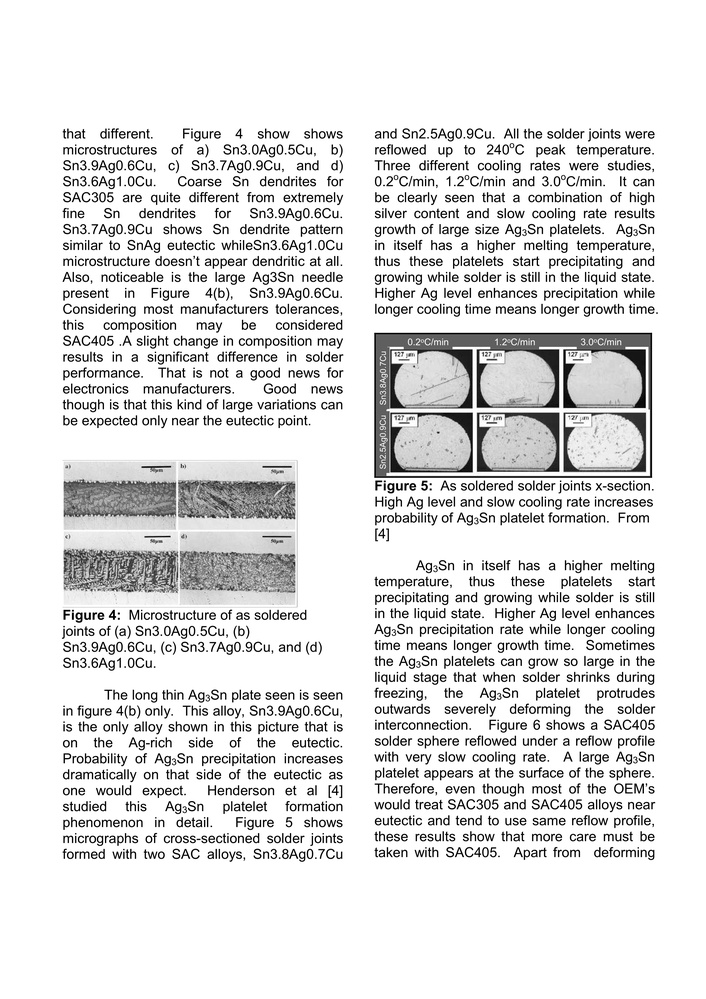
#> input picture tmp.jpg, 706 x 999 px, shrunk from 2479 x 3508 before the run
$ python 77676.py
#> lines starting #> are read from the running program, lines starting #| are printed output that depends on the picture; after the words box and inside, x2 and y2 are one past the last pixel; in counts of white or black regions, pixels touching at a corner belong together
import cv2
import matplotlib.pyplot as plt
import numpy

im = cv2.imread('tmp.jpg')
#> im is the input picture: shape (999, 706, 3); min 0, max 255, mean 226.7


cv2.rectangle(im, (1, 1), (18,78), (1,1,1), 5)
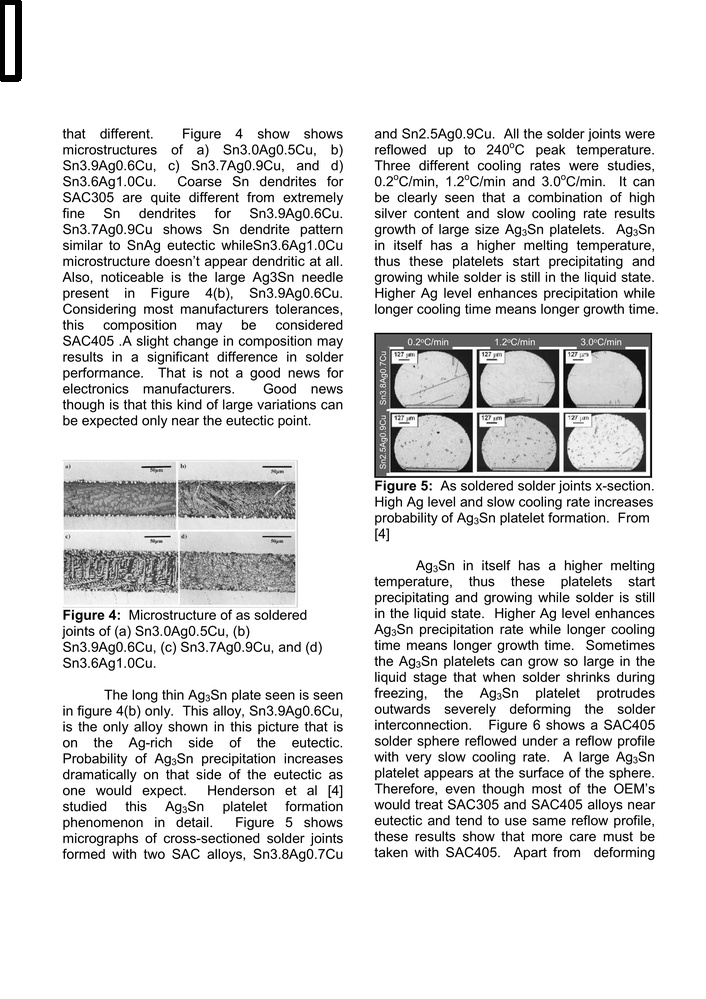
#> im: shape (999, 706, 3); 0.16% of pixels changed, all inside (x1, y1, x2, y2) = (0, 0, 22, 82)
plt.imshow(im)
plt.axis('off')
plt.show()

$ run again, with test2.jpg copied over tmp.jpg
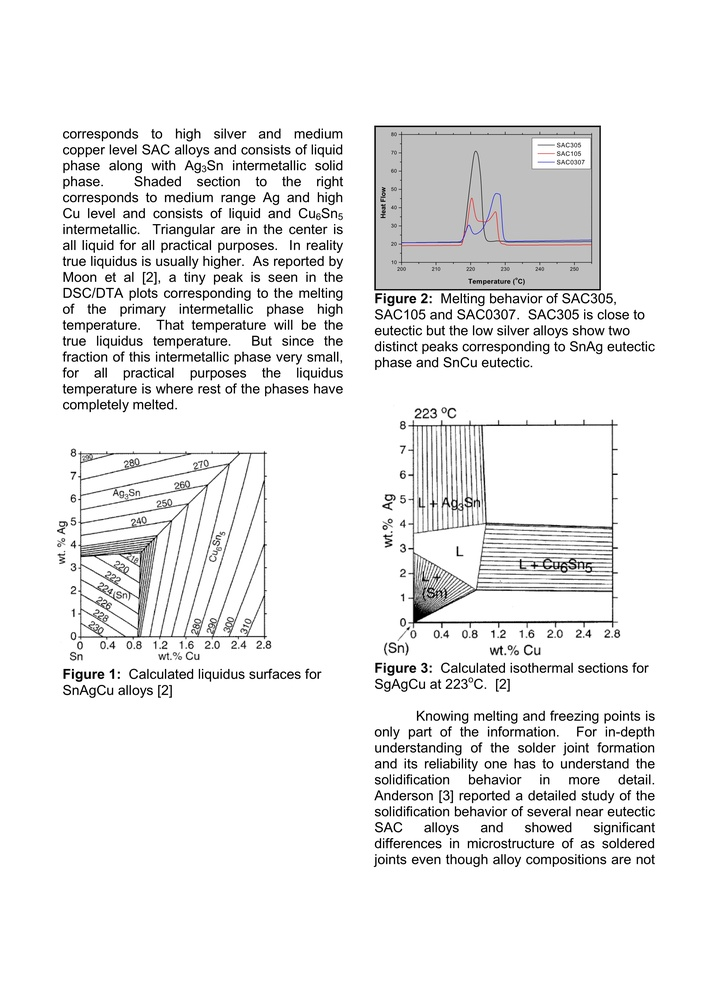
#> input picture test2.jpg, 706 x 999 px, shrunk from 2479 x 3508 before the run
#> im is the input picture: shape (999, 706, 3); mean B, G, R 237.1, 237.1, 237.1
#> `cv2.rectangle(im, (1, 1), (18,78), (1,1,1), 5)`:
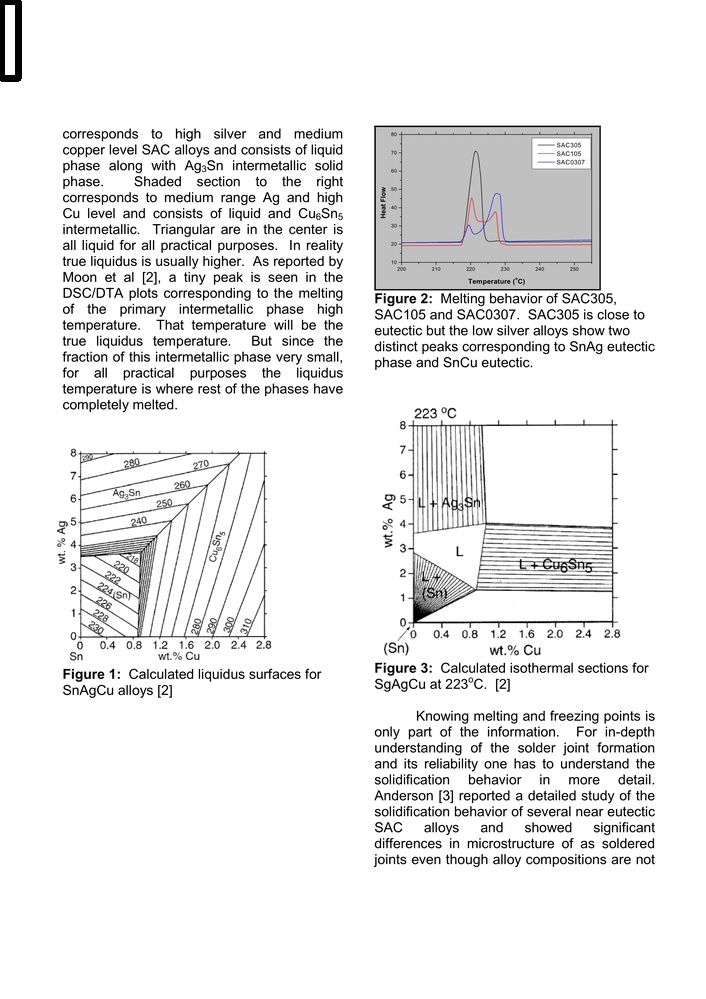
#> im: shape (999, 706, 3); 0.16% of pixels changed, all inside (x1, y1, x2, y2) = (0, 0, 22, 82)

$ run again, with 55.Jpeg copied over tmp.jpg
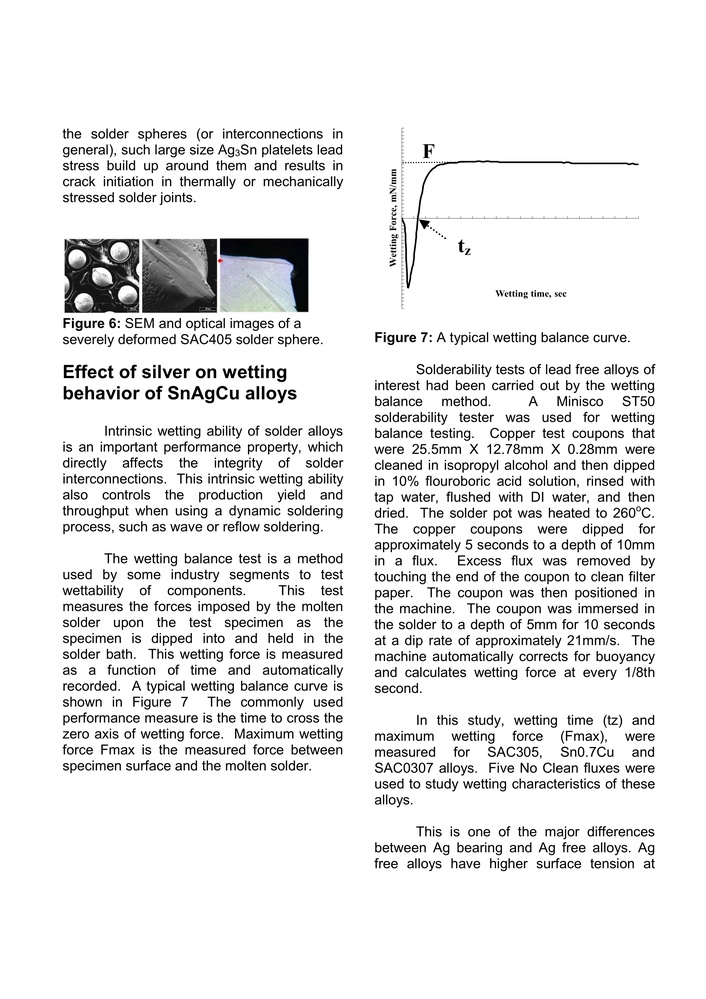
#> input picture 55.Jpeg, 706 x 999 px, shrunk from 2479 x 3508 before the run
#> im is the input picture: shape (999, 706, 3); mean B, G, R 234.2, 234.1, 234
#> `cv2.rectangle(im, (1, 1), (18,78), (1,1,1), 5)`:
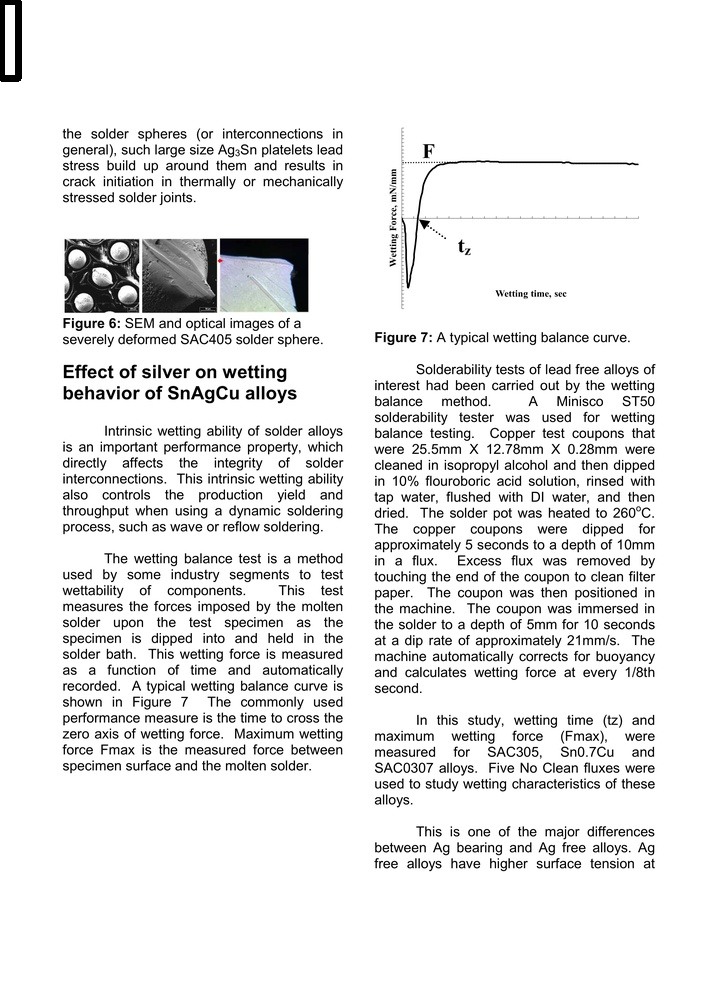
#> im: shape (999, 706, 3); 0.16% of pixels changed, all inside (x1, y1, x2, y2) = (0, 0, 22, 82)

$ run again, with 77.Jpeg copied over tmp.jpg
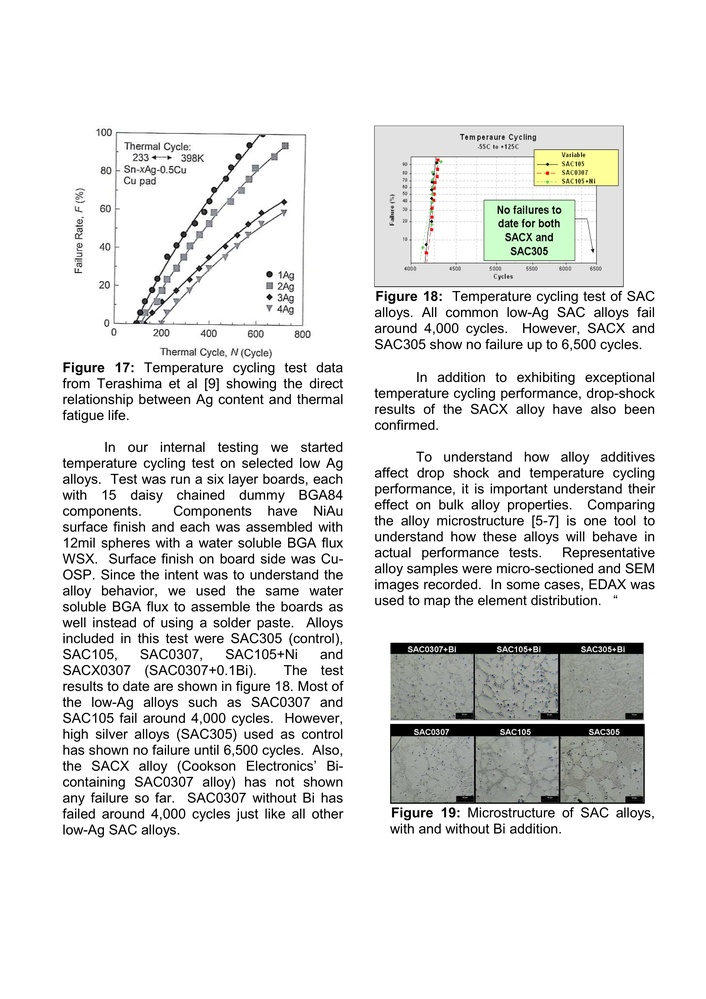
#> input picture 77.Jpeg, 706 x 999 px, shrunk from 2479 x 3508 before the run
#> im is the input picture: shape (999, 706, 3); mean B, G, R 230.5, 231.4, 230.9
#> `cv2.rectangle(im, (1, 1), (18,78), (1,1,1), 5)`:
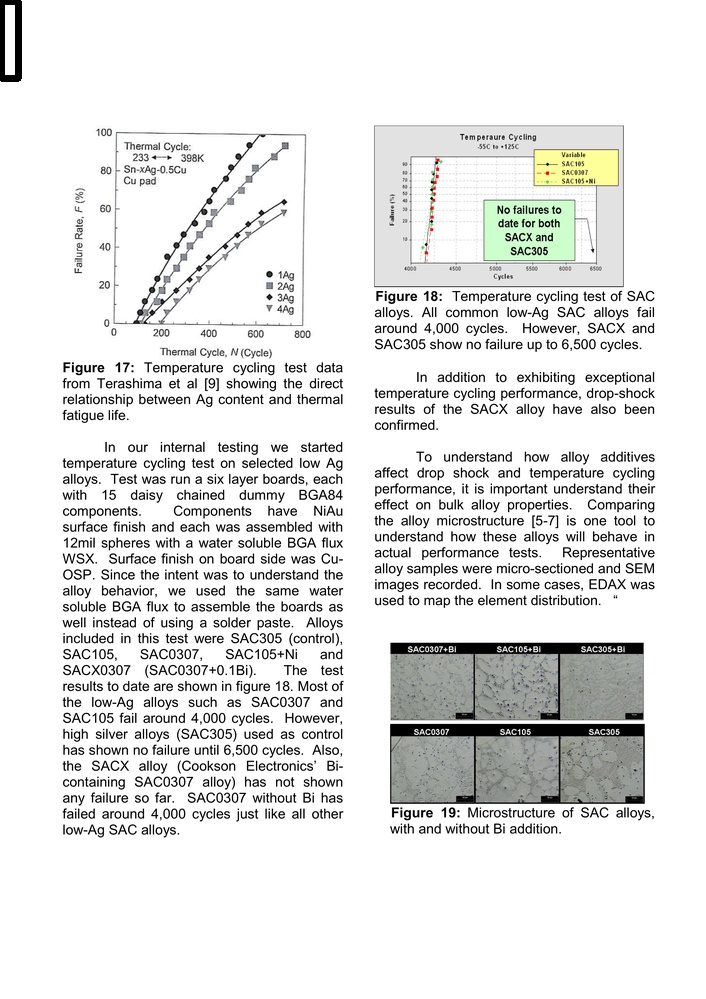
#> im: shape (999, 706, 3); 0.16% of pixels changed, all inside (x1, y1, x2, y2) = (0, 0, 22, 82)
